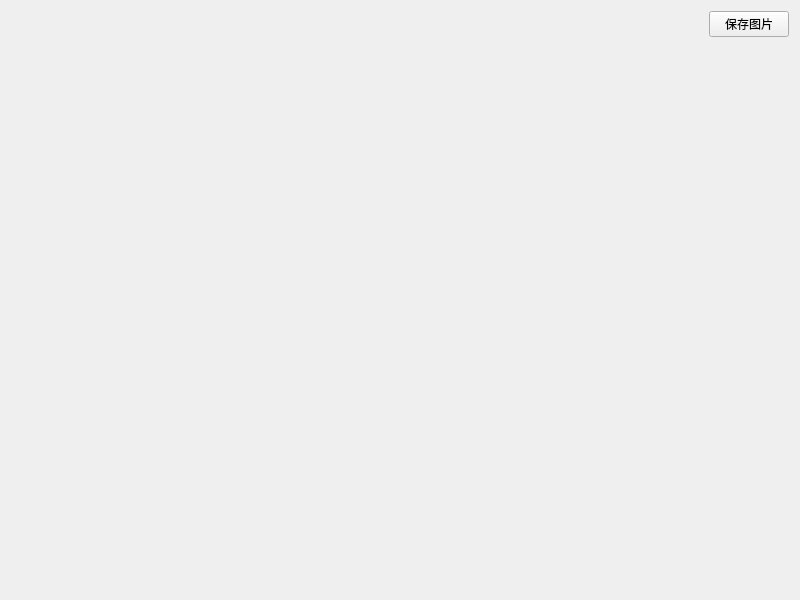
<?xml version="1.0" encoding="UTF-8"?>
<ui version="4.0">
 <class>RGBEquation</class>
 <widget class="QWidget" name="RGBEquation">
  <property name="geometry">
   <rect>
    <x>0</x>
    <y>0</y>
    <width>800</width>
    <height>600</height>
   </rect>
  </property>
  <property name="windowTitle">
   <string>RGBEquation</string>
  </property>
  <layout class="QGridLayout" name="gridLayout">
   <item row="1" column="0">
    <widget class="MyLabel" name="RGBlabel">
     <property name="text">
      <string/>
     </property>
    </widget>
   </item>
   <item row="0" column="0" alignment="Qt::AlignRight">
    <widget class="QPushButton" name="pushButton">
     <property name="text">
      <string>保存图片</string>
     </property>
    </widget>
   </item>
  </layout>
 </widget>
 <layoutdefault spacing="6" margin="11"/>
 <customwidgets>
  <customwidget>
   <class>MyLabel</class>
   <extends>QLabel</extends>
   <header>MyLabel.h</header>
  </customwidget>
 </customwidgets>
 <resources/>
 <connections/>
</ui>
